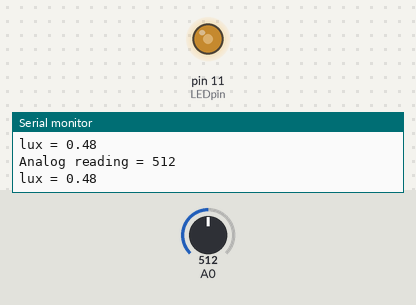
The sketch below on a simulated Arduino Uno, built with avr-gcc and run on an emulated ATmega328P. Parts: output pins drawn as LEDs (lit = HIGH), the last lines printed to the serial monitor. The test bench sets the inputs (shaded band); at power-on: A0 = 512.

Above: at 1.2 s.
1.3 s: A0 set to 716
At 2.5 s:
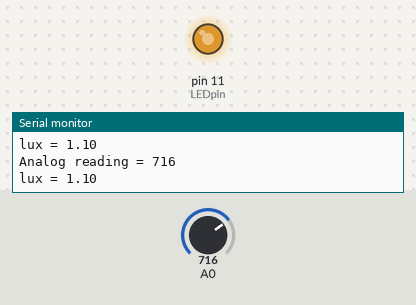
2.8 s: A0 set to 900
At 3.1 s:
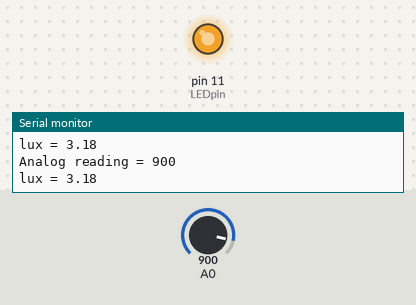
4.3 s: A0 set to 122
At 4.8 s:
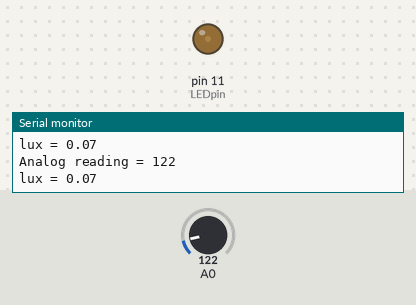
5.8 s: A0 set to 109
At 6.4 s:
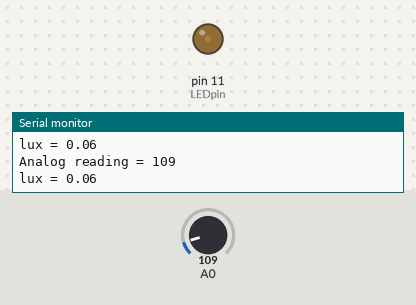
8.8 s: A0 set to 92
At 9.8 s:
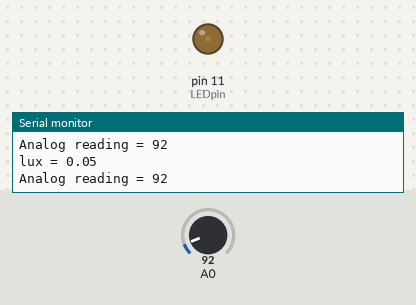
10.3 s: A0 set to 511
At 11.5 s:
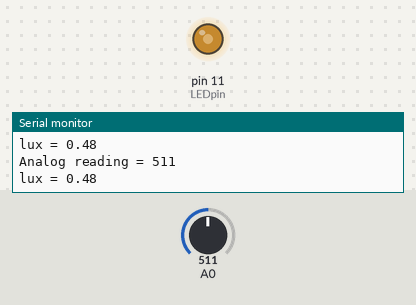
Timing chart, 0 to 12.9 s (numbered marks = the images above; inputs shaded):
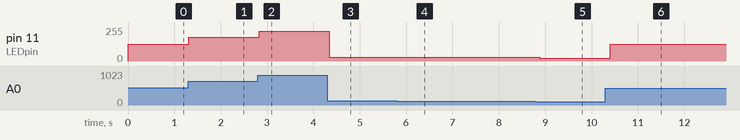

Measured:
- after the input at 1.3 s, pin 11 (LEDpin): 127/255 → 178/255 at once
- after the input at 2.8 s, pin 11 (LEDpin): 178/255 → 224/255 at once
- after the input at 4.3 s, pin 11 (LEDpin): 224/255 → 30/255 at once
- after the input at 5.8 s, pin 11 (LEDpin): 30/255 → 27/255 after 0.06 s
- after the input at 8.8 s, pin 11 (LEDpin): 27/255 → 22/255 after 0.09 s
- after the input at 10.3 s, pin 11 (LEDpin): 22/255 → 127/255 after 0.10 s

The sketch:

sensor.ino
```cpp
int analogPin = 0;
int photocellReading;     // the analog reading from the sensor divider
int LEDpin = 11;          // connect Red LED to pin 11 (PWM pin)
int LEDbrightness;


void setup() {
  // put your setup code here, to run once:
//  pinMode(ledPin , INPUT);
  Serial.begin(9600);
}

void loop() {
  // put your main code here, to run repeatedly:
  photocellReading = analogRead(A0);
  Serial.print("Analog reading = ");
  Serial.println(photocellReading);

  float voltage = photocellReading * 0.0048;
  float ldr = ((5-voltage) * 1000 ) / voltage;

  float lux = 500 / ldr;

  Serial.print("lux = ");
  Serial.println(lux);

//  photocellReading = 1023 - photocellReading;
  //now we have to map 0-1023 to 0-255 since thats the range analogWrite uses
  LEDbrightness = map(photocellReading, 0, 1023, 0, 255);
  analogWrite(LEDpin, LEDbrightness);

  delay(100);
}
```
